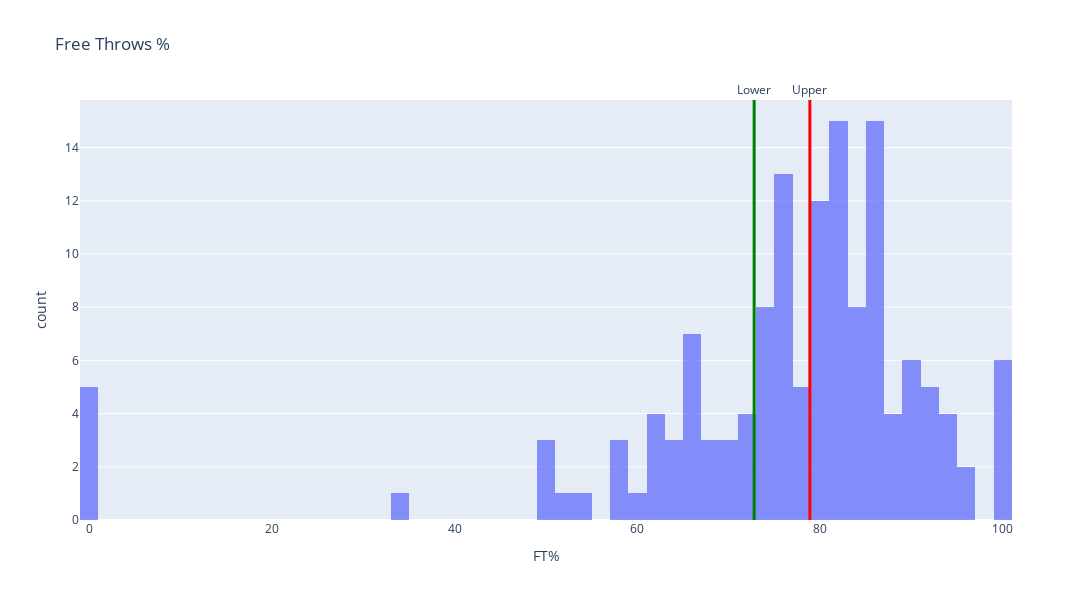

The notebook cell saved with this chart:
### Markdown cell above
# Bonus: Can you plot the probability distribution of the proportion of missed free throws, indicating where the critical region is?

### Code cell
#your code here

fig = px.histogram(wnba, title='Free Throws %', x='FT%', nbins=100, width=1200, height=600, opacity=0.75)

fig.add_shape(type='line',line=dict(color='green', width=3), yref='paper', y0=0, y1=1, xref='x', x0=ft_confidence[0], x1=ft_confidence[0])
fig.add_shape(type='line',line=dict(color='red', width=3), yref='paper', y0=0, y1=1, xref='x', x0=ft_confidence[1], x1=ft_confidence[1])

fig.add_annotation(x=ft_confidence[0], y=1.05, yref='paper', showarrow=False, text='Lower')
fig.add_annotation(x=ft_confidence[1], y=1.05, yref='paper', showarrow=False, text='Upper')

fig.write_image("../plots/3-Inferential-Analysis/Free_Throws.png")

fig.show()

### Figure 1 — Plotly figure (JSON) as saved in the notebook; plotly's stock layout.template omitted (floating-point values rounded to 4 significant figures; data arrays with more than 128 entries replaced by an {"elided": "..."} marker saying what was removed)
{"data": [{"alignmentgroup": "True", "bingroup": "x", "hovertemplate": "FT%=%{x}<br>count=%{y}<extra></extra>", "legendgroup": "", "marker": {"color": "#636efa", "opacity": 0.75}, "name": "", "nbinsx": 100, "offsetgroup": "", "orientation": "v", "showlegend": false, "type": "histogram", "x": {"elided": "142 float values"}, "xaxis": "x", "yaxis": "y"}], "layout": {"annotations": [{"showarrow": false, "text": "Lower", "x": 72.78, "y": 1.05, "yref": "paper"}, {"showarrow": false, "text": "Upper", "x": 78.88, "y": 1.05, "yref": "paper"}], "barmode": "relative", "height": 600, "legend": {"tracegroupgap": 0}, "shapes": [{"line": {"color": "green", "width": 3}, "type": "line", "x0": 72.78, "x1": 72.78, "xref": "x", "y0": 0, "y1": 1, "yref": "paper"}, {"line": {"color": "red", "width": 3}, "type": "line", "x0": 78.88, "x1": 78.88, "xref": "x", "y0": 0, "y1": 1, "yref": "paper"}], "title": {"text": "Free Throws %"}, "width": 1200, "xaxis": {"anchor": "y", "domain": [0, 1], "title": {"text": "FT%"}}, "yaxis": {"anchor": "x", "domain": [0, 1], "title": {"text": "count"}}}}
